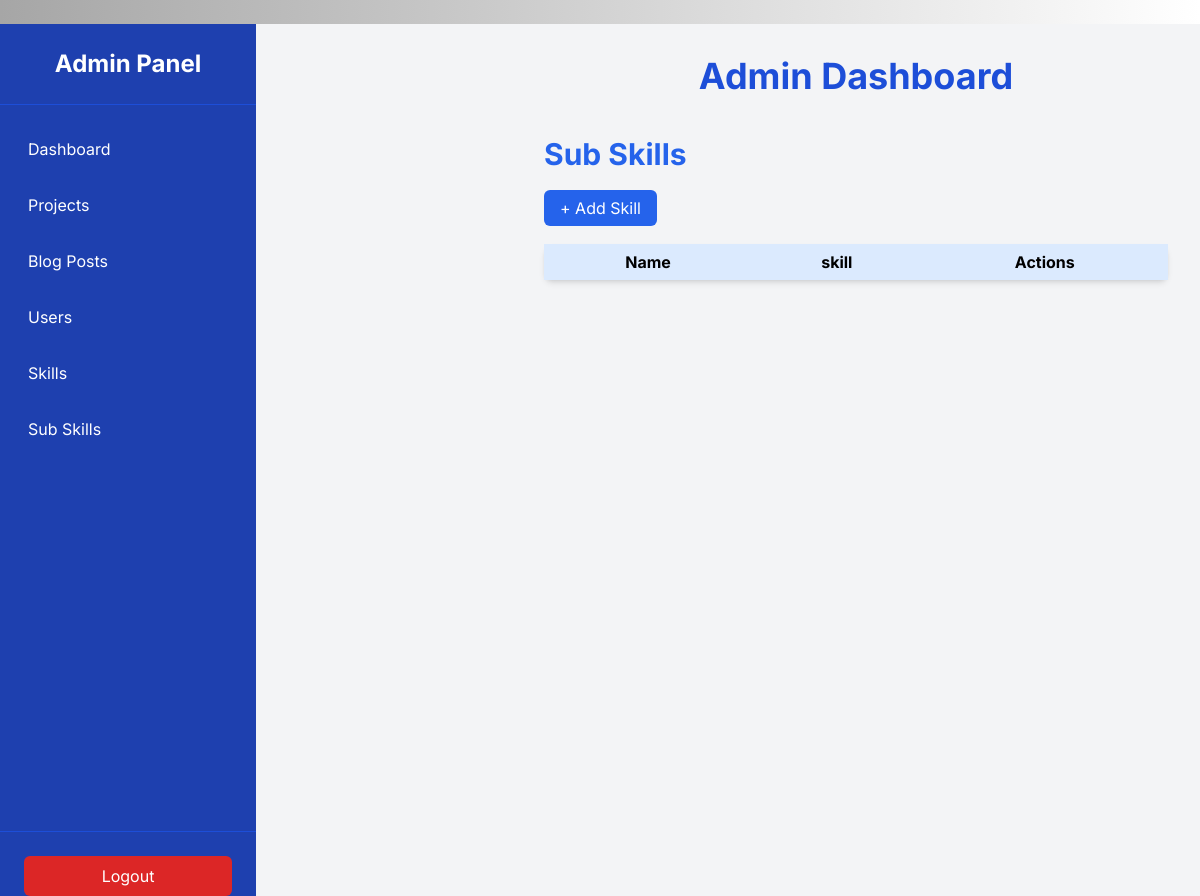
Page /admin/subskills (signed in) on the earlier database version.
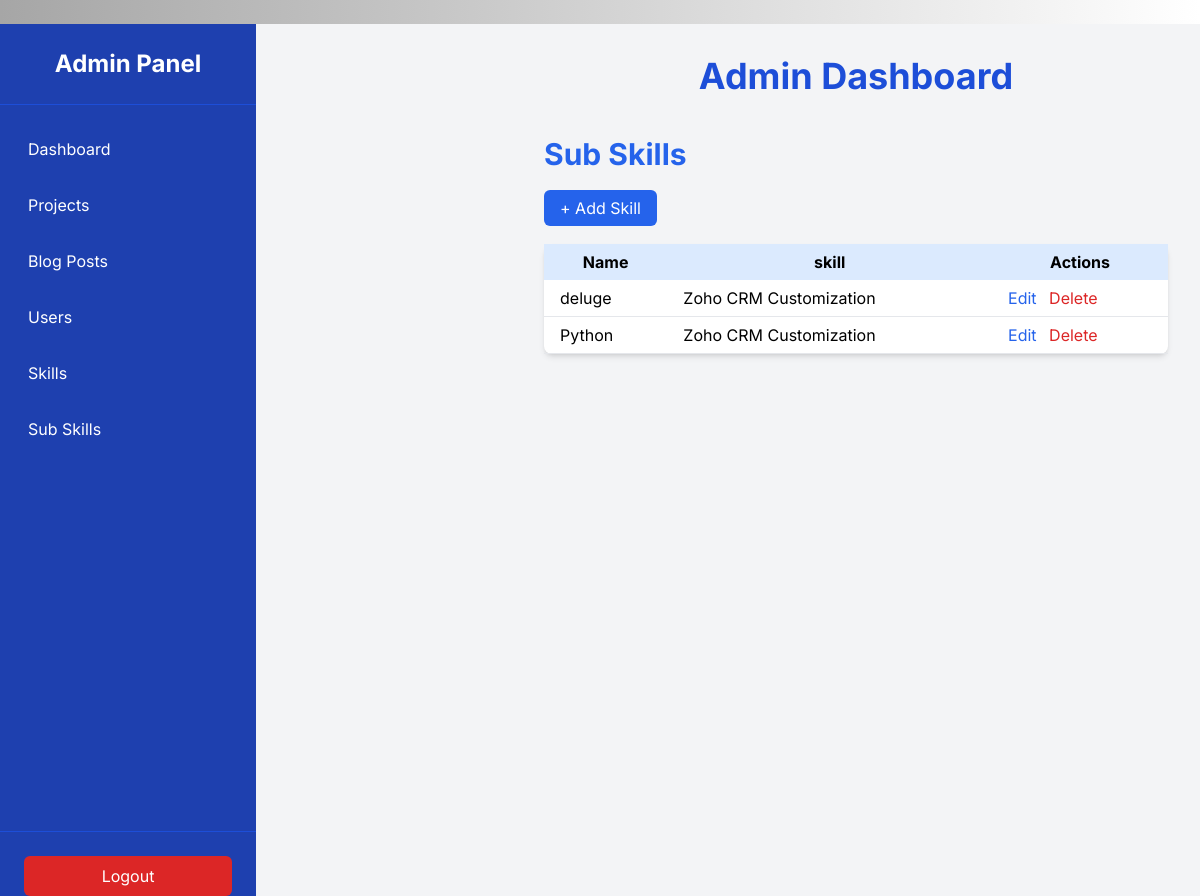
Same page on the later database version.
### model.py (models this page shows, shortened)
class SubSkill(db.Model):
    id = db.Column(db.Integer, primary_key=True)
    name = db.Column(db.String(50), nullable=False)
    skill_id = db.Column(db.Integer, db.ForeignKey('skill.id'), nullable=False)
    projects = db.relationship('Project', secondary='project_subskill', back_populates='subskills')

class Skill(db.Model):
    id = db.Column(db.Integer, primary_key=True)
    name = db.Column(db.String(50), unique=True, nullable=False)
    description = db.Column(db.String(200), nullable=True)
    subskills = db.relationship('SubSkill', backref='skill', lazy=True)

### blueprints/admin/views.py (the view)
@bp.route('/subskills')
@login_required
def manage_subskills():
    form = SubSkillForm()
    subskills = SubSkill.query.all()
    return render_template("admin/manage_subskills.html", subskills=subskills, form=form)

### app.py (called while the page is built)
@app.context_processor
def inject_current_user():
    return {'current_user': _current_user}

@login_manager.user_loader
def _load_user(user_id):
    try:
        return db.session.get(User, int(user_id))
    except Exception:
        return None

### templates/admin/manage_subskills.html
{% extends "admin/admin.html" %}
{% block admin_content %}
<div class="max-w-5xl mx-auto mt-10">
    <h1 class="text-3xl font-bold text-blue-600 mb-6">Sub Skills</h1>
    <a href="{{ url_for('admin.add_subskill') }}" class="bg-blue-600 text-white px-4 py-2 rounded-md">+ Add Skill</a>
    <table class="w-full mt-6 bg-white shadow-md rounded-lg">
        <thead class="bg-blue-100">
            <tr>
                <th class="py-2 px-4">Name</th>
                <th class="py-2 px-4">skill</th>
                <th class="py-2 px-4">Actions</th>
            </tr>
        </thead>
        <tbody>
            {% for subskill in subskills %}
            <tr class="border-b">
                <td class="py-2 px-4">{{ subskill.name }}</td>
                <td class="py-2 px-4">{{ subskill.skill.name }}</td>
                <td class="py-2 px-4 space-x-2">
                    <a href="{{ url_for('admin.edit_subskill', subskill_id=subskill.id) }}" class="text-blue-600">Edit</a>
                    <a href="{{ url_for('admin.delete_subskill', subskill_id=subskill.id) }}" class="text-red-600">Delete</a>
                </td>
            </tr>
            {% endfor %}
        </tbody>
    </table>
</div>
{% endblock %}

Differences in the rows shown:
added SubSkill: name "deluge", skill.name "Zoho CRM Customization"
added SubSkill: name "Python", skill.name "Zoho CRM Customization"
